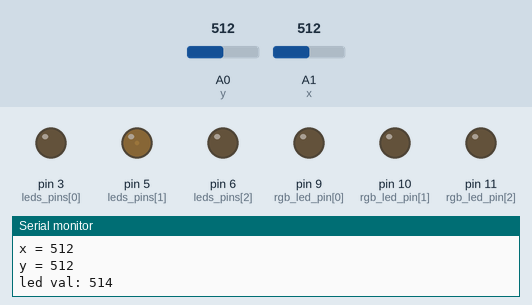
This sketch was run on a simulated Arduino Uno, built with avr-gcc and run on an emulated ATmega328P. Shown: output pins drawn as LEDs (lit = HIGH), the last lines printed to the serial monitor. The inputs (shaded band) are chosen by the test bench; at power-on: A1 (x) = 512, A0 (y) = 512.

Above: at 1.2 s.
1.3 s: A1 (x) set to 481
At 1.47 s:
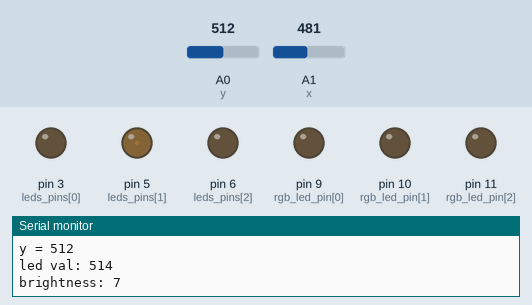
4.3 s: A1 (x) set to 541
5.8 s: A1 (x) set to 566
At 5.96 s:
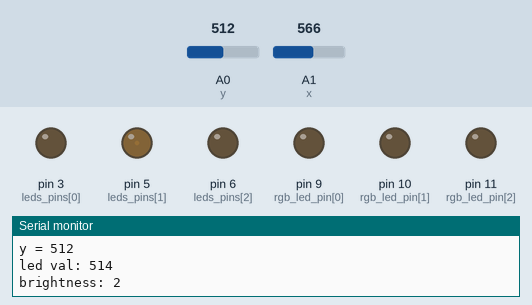
8.8 s: A0 (y) set to 482
At 9.7 s:
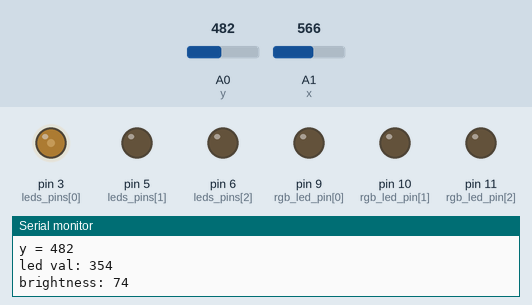
11.8 s: A0 (y) set to 560
At 13.68 s:
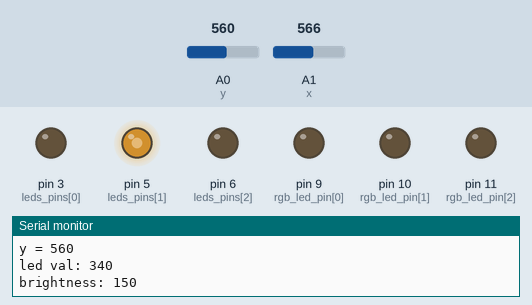
14.8 s: A0 (y) set to 540
At 16.22 s:
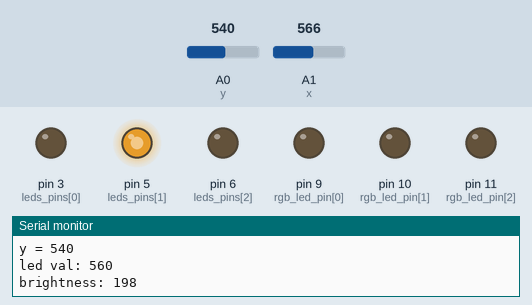
Timing chart, 0 to 18.8 s (numbered marks = the images above; inputs shaded):
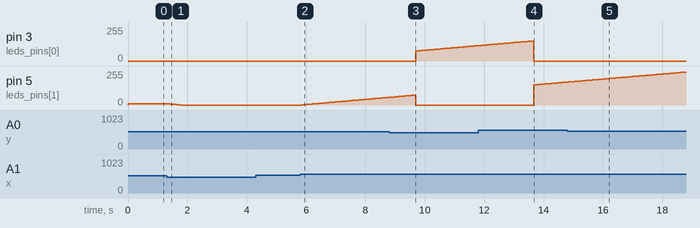

The sketch:

A6_Talking_to_the_web.ino
```cpp
/* A6: Talking to the web!
 *  Jocelyn Chen
 *  Monday 2.28.2022
 *
 *  This program is
*/

int x = A1;
int y = A0;
int xval = 0;
int yval = 0;

// pins for red, green, and blue LEDs (red = pin3, green = pin5, blue = pin6)
const int leds_pins[] = {3, 5, 6};

// pins for the RGB LED ( red = pin9, green = pin10, blue = pin11)
const int rgb_led_pin[] = {9, 10, 11};

// number of total LEDs that a user can choose a color from (red, green, or blue)
const int num_leds = 3;

int led_value = 514;
int led_brightness = 10;


void setup() {
  Serial.begin(9600);

  // initialize pins for the red, green, blue, and RGB LEDs as outputs
  for (int i = 0; i < num_leds; i++) {
    // pins for red, green, and blue LEDs
    pinMode(leds_pins[i], OUTPUT);
    // pins for RGB LED
    pinMode(rgb_led_pin[i], OUTPUT);
  }
}

void loop() {
  xval = analogRead(x);
  yval = analogRead(y);

  if (xval < 500) {
    led_brightness--;
    if (led_brightness <= 0) {
      led_brightness = 0;
    }
  } else if (xval > 550) {
    led_brightness++;
    if (led_brightness >= 255) {
      led_brightness = 225;
    }
  }
  //delay(300);
  //Serial.println(led_value);
  if (yval < 500) {
    led_value = led_value - 10;
    if (led_value >= 1023) {
      led_value = 1023;
    }
  } else if (yval > 550) {
    led_value = led_value + 10;
    if (led_value <= 0) {
      led_value = 0;
    }
  }

  Serial.print("led val: ");
  Serial.println(led_value);
  Serial.print("brightness: ");
  Serial.println(led_brightness);

  if (led_value < 350) {
    analogWrite(leds_pins[0], led_brightness);
    analogWrite(leds_pins[1], 0);
    analogWrite(leds_pins[2], 0);
  } else if (led_value > 670) {
    analogWrite(leds_pins[0], 0);
    analogWrite(leds_pins[1], 0);
    analogWrite(leds_pins[2], led_brightness);
  } else {
    analogWrite(leds_pins[0], 0);
    analogWrite(leds_pins[1], led_brightness);
    analogWrite(leds_pins[2], 0);
  }

  //int y_input = map(yval, 0, 1023, 0, 255);
  //led_brightness = constrain(yval, 0, 255);
  //analogWrite(leds_pins[0], led_brightness);

  Serial.print("x = ");
  Serial.println(xval);
  Serial.print("y = ");
  Serial.println(yval);
  Serial.println();

  //xval = map(xval, 0, 1023, 0, 180);

  delay(15);
}
```

Measured:
- the behaviour switches between 500 and 499 on A0 (y) (found by bisection; images 2 and 3)
- after the input at 1.3 s, pin 5 (leds_pins[1]): moves from 10/255 to 0/255 over 0.46 s, starting at once
- after the input at 5.8 s, pin 5 (leds_pins[1]): moves from 0/255 to 57/255 over 2.9 s, starting after 0.05 s
- after the input at 8.8 s, pin 3 (leds_pins[0]): moves from 0/255 to 115/255 over 2.1 s, starting after 0.89 s
- after the input at 11.8 s, pin 5 (leds_pins[1]): moves from 0/255 to 172/255 over 1.1 s, starting after 1.9 s
- after the input at 14.8 s, pin 6 (leds_pins[2]): stays LOW (without the input it goes to HIGH after 0.62 s)
